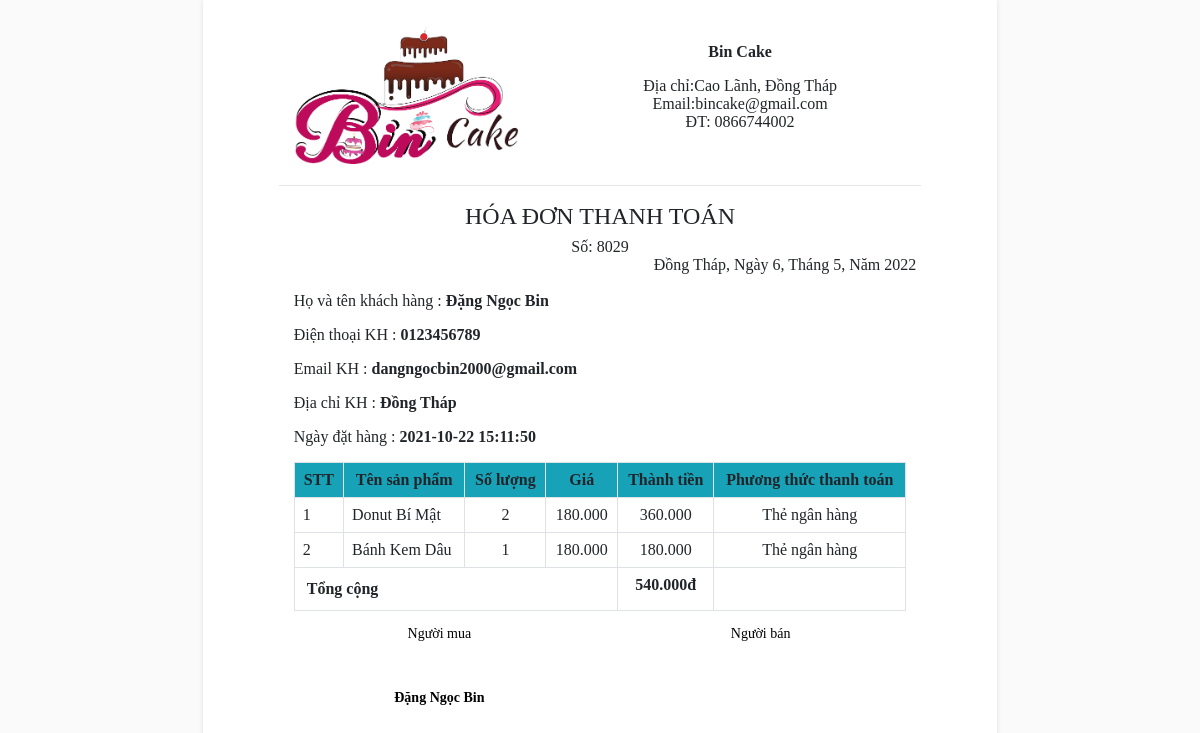
Screenshot of /admin/include/viewhoadon.php?quanly=inhoadon&mahd=8029 (signed in) with the database file from the repository.
### tables this page shows
CREATE TABLE `tbl_donhang` (
  `id_donhang` int(11) NOT NULL,
  `id_sanpham` int(11) NOT NULL,
  `soluongban` int(11) NOT NULL,
  `gia` varchar(100) NOT NULL,
  `mahang` varchar(100) NOT NULL,
  `ngaydat` timestamp NOT NULL DEFAULT current_timestamp() ON UPDATE current_timestamp(),
  `tinhtrang` int(11) NOT NULL DEFAULT 0,
  `id_khachhang` int(11) NOT NULL,
  `hoten` varchar(100) NOT NULL,
  `sdt` varchar(100) NOT NULL,
  `email` varchar(100) NOT NULL,
  `diachi` varchar(1000) NOT NULL,
  `pttt` int(11) NOT NULL
);

CREATE TABLE `tbl_sanpham` (
  `id_sanpham` int(11) NOT NULL,
  `ten_sanpham` varchar(100) NOT NULL,
  `soluong` int(11) NOT NULL,
  `chitiet_sanpham` varchar(10000) NOT NULL,
  `gia_sanpham` int(11) NOT NULL,
  `hinhanh` varchar(100) NOT NULL,
  `hienthi` int(11) NOT NULL DEFAULT 0,
  `id_danhmuc` int(11) NOT NULL,
  `hot` int(11) NOT NULL DEFAULT 2,
  `nhanhieu` varchar(100) NOT NULL DEFAULT 'Bin Cake',
  `soluongban` int(11) NOT NULL
);

### admin/include/xuathoadon.php (the view, shortened to what this page needs)
<!DOCTYPE html>
<html>
<head>
    <link rel="stylesheet" type="text/css" href="../public/css/hoadon.css">
</head>
<body onload="window.print();">
<div class="container-fluid">
    <div id="page" class="page">
        <div class="row header">
            <div class="logo col-5">
                <img src="../public/images/logo/LogoBin-1-removebg-preview.png"  class="img-fluid" />
        </div>
        <div class="company text-center col-7">
                <p><b>Bin Cake</b></p>
                <span>Địa chỉ:Cao Lãnh, Đồng Tháp</span><br>
                <span>Email:bincake@gmail.com</span><br>
                <span>ĐT: 0866744002</span><br>
            </div>
        </div>
        <hr />
        <div class="text-center">
            <h4>HÓA ĐƠN THANH TOÁN</h4>
            <span class="text-right">Số: <?php $mahd = $_GET['mahd']; echo $mahd ?></span><br />
        </div>
        <div style="float: right;">
            <span>Đồng Tháp,</span>
            <?php
            $date = getdate();
            echo " Ngày " . $date['mday'] . ",<span>";
            echo " Tháng " . $date['mon'] . ",<span>";
            echo " Năm " . $date['year'] . "<span style='margin-left:5px'>";
            ?>
        </div>
        <br />
        <br />
        <?php
        $mahd = $_GET['mahd'];
        $sql = mysqli_query($con, "SELECT * FROM tbl_donhang,tbl_sanpham WHERE tbl_donhang.id_sanpham = tbl_sanpham.id_sanpham AND mahang = '$mahd'");
        $result = mysqli_query($con, "SELECT * FROM tbl_donhang where mahang = '$mahd'");
        $array = mysqli_fetch_array($result);
        ?>
        <div class="col-12">
            <p>Họ và tên khách hàng : <b><?php echo $array['hoten']; ?></b></p>
            <p>Điện thoại KH : <b><?php echo $array['sdt']; ?></b></p>
            <p>Email KH : <b><?php echo $array['email']; ?></b></p>
            <p>Địa chỉ KH : <b><?php echo $array['diachi']; ?></b></p>
            <p>Ngày đặt hàng : <b><?php echo $array['ngaydat']; ?></b></p>
        </div>
        <div class="col-12">
            <table class="mb-3 table table-bordered table-hover">
                <tr class="bg-info">
                    <th class="p-2 text-center">STT</th>
                    <th class="p-2 text-center">Tên sản phẩm</th>
                    <th class="p-2 text-center">Số lượng</th>
                    <th class="p-2 text-center">Giá</th>
                    <th class="p-2 text-center">Thành tiền</th>
                    <th class="p-2 text-center">Phương thức thanh toán</th>
                </tr>
                <?php
                $pos = 1;
                $tongsotien = 0;
                if ($sql) {
                    while ($row = mysqli_fetch_array($sql)) {
                        $tongsotien += $row['soluongban'] * $row['gia'];
                        ?>
                        <tr>
                            <td class="p-2"><?php echo $pos++; ?></td>
                            <td class="p-2"><?php echo $row['ten_sanpham']; ?></td>
                            <td class="p-2 text-center"><?php echo $row['soluongban']; ?></td>
                            <td class="p-2 text-center"><?php echo number_format($row['gia'], 0, ",", "."); ?></td>
                            <td class="p-2 text-center"><?php echo number_format(($row['soluongban'] * $row['gia']), 0, ",", "."); ?></td>
                            <td class="p-2 text-center">
                                <?php if ($row['pttt'] == 1) {
                                        echo "Thẻ ngân hàng";
                                    } else if ($row['pttt'] == 2) {
                                        echo "Trực tiếp khi nhận hàng";
                                    } else if ($row['pttt'] == 3) {
                                        echo "ZaloPay";
                                    } else {
                                        echo "Trực tiếp khi nhận hàng";
                                    }
                                ?>
                            </td>
                        </tr>
                <?php }
                } else {
                    echo "";
                } ?>
                <tr>
                    <td colspan="4" class="tong"><b>Tổng cộng</b></td>
                    <td class="p-2 text-center"><b><?php echo number_format(($tongsotien), 0, ",", ".") ?>đ</b></td>
                    <td></td>
                </tr>
            </table>
        </div>
        <div class="footer-left">
            <p class="mb-5">Người mua</p>
            <b><?php echo $array['hoten']; ?></b>
        </div>
        <div class="footer-right">
            <p>Người bán</p>
        </div>
    </div>
    </div>
</body>
</html>

### admin/public/css/hoadon.css (style rules this page uses)
body { margin: 0; padding: 0; background-color: #FAFAFA; font: 12pt "Tohoma"; }
* { box-sizing: border-box; -moz-box-sizing: border-box; }
.page { width: 21cm; overflow:hidden; min-height:297mm; padding: 0.5cm 2cm; margin-left:auto; margin-right:auto; background: white; box-shadow: 0 0 5px rgba(0, 0, 0, 0.1); }
.header { overflow:hidden; }
.logo { background-color:#FFFFFF; text-align:left; float:left; }
.company { padding-top:24px; background-color:#FFFFFF; text-align:center; float:left; font-size:16px; }
.footer-left { text-align:center; position:relative; height: 150px; width:50%; color:#000; float:left; font-size: 14px; bottom:1px; }
.footer-right { text-align:center; position:relative; height: 150px; width:50%; color:#000; font-size: 14px; float:right; bottom:1px; }

### rows the page displays
tbl_donhang: hoten "Đặng Ngọc Bin", sdt "0123456789", email "dangngocbin2000@gmail.com", diachi "Đồng Tháp", ngaydat "2021-10-22 15:11:50", id_sanpham.ten_sanpham "Donut Bí Mật", id_sanpham.soluongban "2", gia "180.000", $row['soluongban'] * $row['gia'] "360.000", pttt "Thẻ ngân hàng"
tbl_donhang: id_sanpham.ten_sanpham "Bánh Kem Dâu", id_sanpham.soluongban "1", gia "180.000", $row['soluongban'] * $row['gia'] "180.000", pttt "Thẻ ngân hàng"

### other values shown
$mahd "8029"
$date['mday'] "6"
$date['mon'] "5"
$date['year'] "2022"
$tongsotien "540.000"
